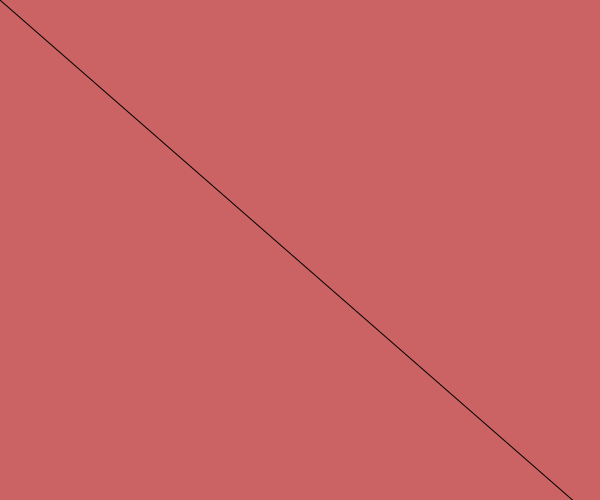
Frame 1 (no input)
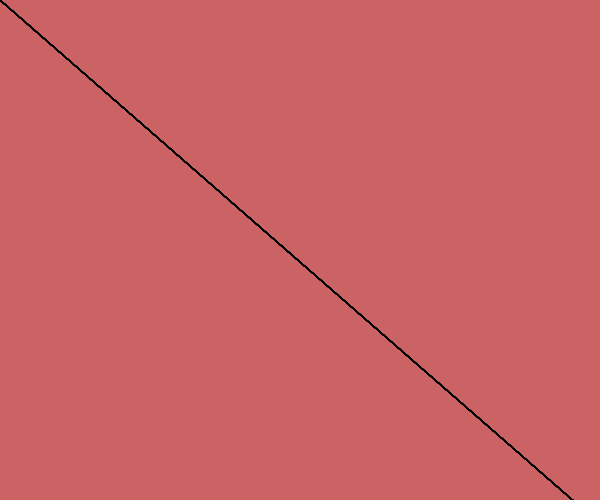
Frame 60 (the mouse pressed at the canvas centre just before this capture)
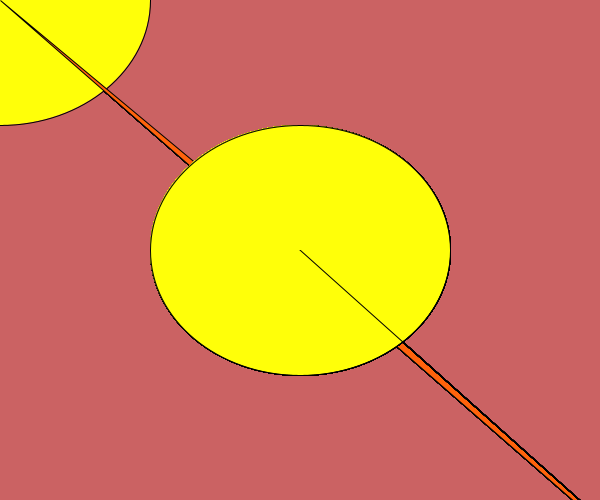
Frame 120 (the mouse held since frame 60 and released just before this capture)

The Processing sketch that drew these frames (run headless with seeded random() and noise(); from frame 60 on, the mouse is pressed at the canvas centre):

// Processing sketch: processing_35150
// ── processing_35150.pde

void setup (){
  size (600,500);
 background (203,98,99);
  }
 
  
  void draw (){
    fill(765,345,9);
    ellipse (pmouseX,pmouseY,mouseX,mouseY);
    fill (645,99,12);
    triangle (pmouseX,pmouseY,mouseX,mouseY,876,765);
    }
                
